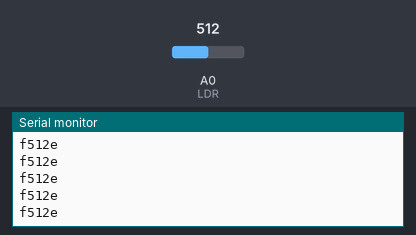
The sketch below on a simulated Arduino Uno, built with avr-gcc and run on an emulated ATmega328P. Shown: the last lines printed to the serial monitor. The test bench sets the inputs (shaded band); at power-on: A0 (LDR) = 512.

Above: at 1.2 s.
1.3 s: A0 (LDR) set to 716
At 2.2 s:
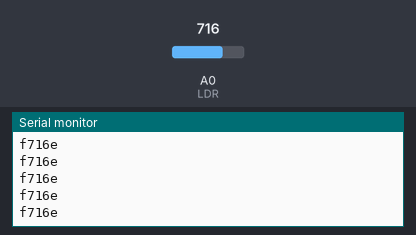
4.3 s: A0 (LDR) set to 900
At 5.4 s:
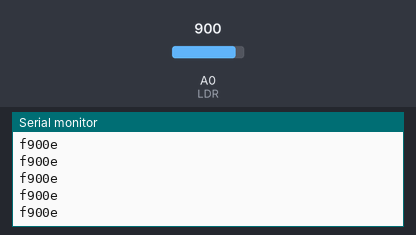
Timing chart, 0 to 7.3 s (numbered marks = the images above; inputs shaded):
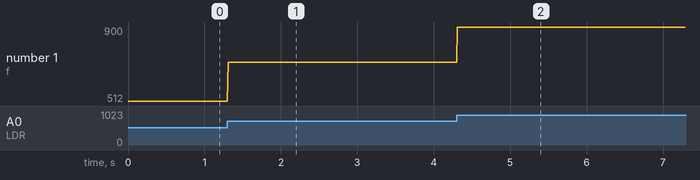

The sketch:

script.ino
```cpp
const int LDR = A0;
uint8_t i = 0;

void setup()
{
  Serial.begin(38400);
}

void loop(){
  // Multiply with 10 for better noise filtering
  uint32_t output = analogRead(LDR);

  // Encode string to remove noise
  // Not the best method, could use some coding theory for this purpose but this works fine enough.
  String encoded = "f" + String(output) + "e";
  Serial.println(encoded);
  delay(10);
}
```

Measured:
- after the input at 1.3 s, the serial monitor: prints a new line at once (image 1)
- after the input at 4.3 s, the serial monitor: prints a new line at once (image 2)
- plotted number 1: 512 → 716 after the input at 1.3 s, 716 → 900 after the input at 4.3 s
